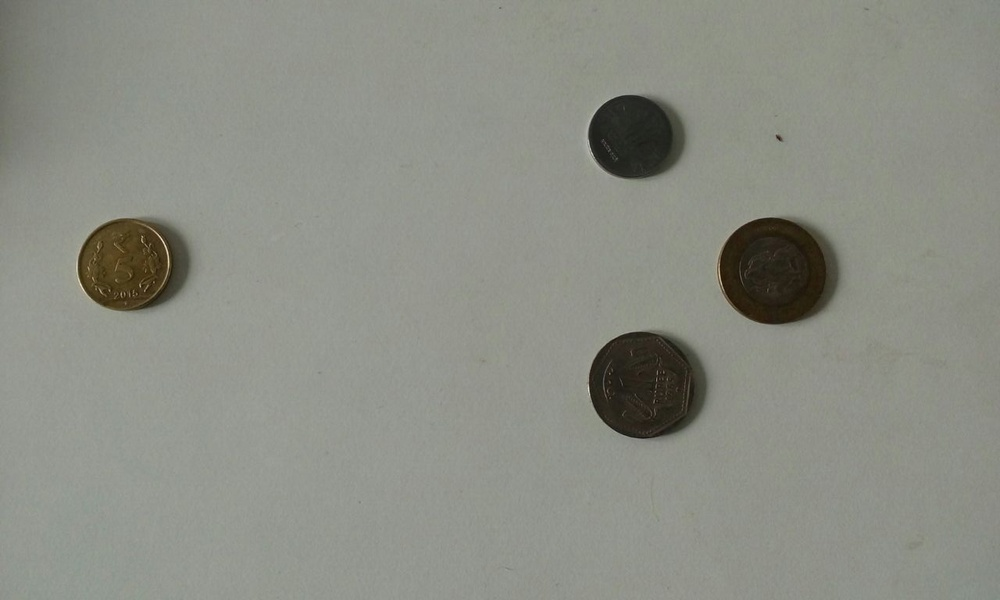
#> input picture size_1.jpeg, 1000 x 600 px, shrunk from 1280 x 768 before the run
$ jupyter execute size_object.ipynb   (shell and % lines are left out)   (older library calls are emulated)
#> lines starting #> are read from the running program, lines starting #| are printed output that depends on the picture; after the words box and inside, x2 and y2 are one past the last pixel; in counts of white or black regions, pixels touching at a corner belong together
[cell 1]
from __future__ import print_function
from imutils import perspective
from scipy.spatial import distance as dist
import numpy as np
import cv2
import argparse
import imutils
import matplotlib.pyplot as plt
from imutils import contours

[cell 2]
def order_points(pts):
	# sort the points based on their x-coordinates
	xSorted = pts[np.argsort(pts[:, 0]), :]

	# grab the left-most and right-most points from the sorted
	# x-roodinate points
	leftMost = xSorted[:2, :]
	rightMost = xSorted[2:, :]

	# now, sort the left-most coordinates according to their
	# y-coordinates so we can grab the top-left and bottom-left
	# points, respectively
	leftMost = leftMost[np.argsort(leftMost[:, 1]), :]
	(tl, bl) = leftMost

	# now that we have the top-left coordinate, use it as an
	# anchor to calculate the Euclidean distance between the
	# top-left and right-most points; by the Pythagorean
	# theorem, the point with the largest distance will be
	# our bottom-right point
	D = dist.cdist(tl[np.newaxis], rightMost, "euclidean")[0]
	(br, tr) = rightMost[np.argsort(D)[::-1], :]

	# return the coordinates in top-left, top-right,
	# bottom-right, and bottom-left order
	return np.array([tl, tr, br, bl], dtype="float32")

[cell 3]
img=cv2.imread('size_1.jpeg')
#> img is the input picture: shape (600, 1000, 3); mean B, G, R 132.7, 141.5, 139.5
gray = cv2.cvtColor(img,cv2.COLOR_BGR2GRAY)
gray = cv2.GaussianBlur(gray, (7, 7), 0)
cv2.imshow('img',img)

[cell 4]
edged = cv2.Canny(img, 0, 100)
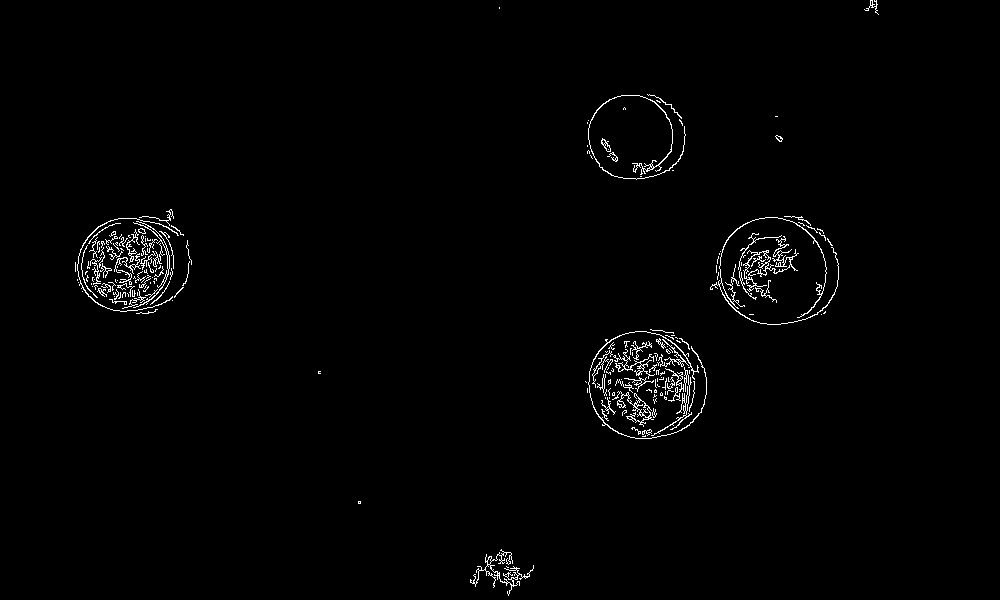
#> edged: shape (600, 1000); 1.3% white in thin lines or dots, all inside (x1, y1, x2, y2) = (75, 0, 879, 596)
edged = cv2.dilate(edged, None, iterations=1)
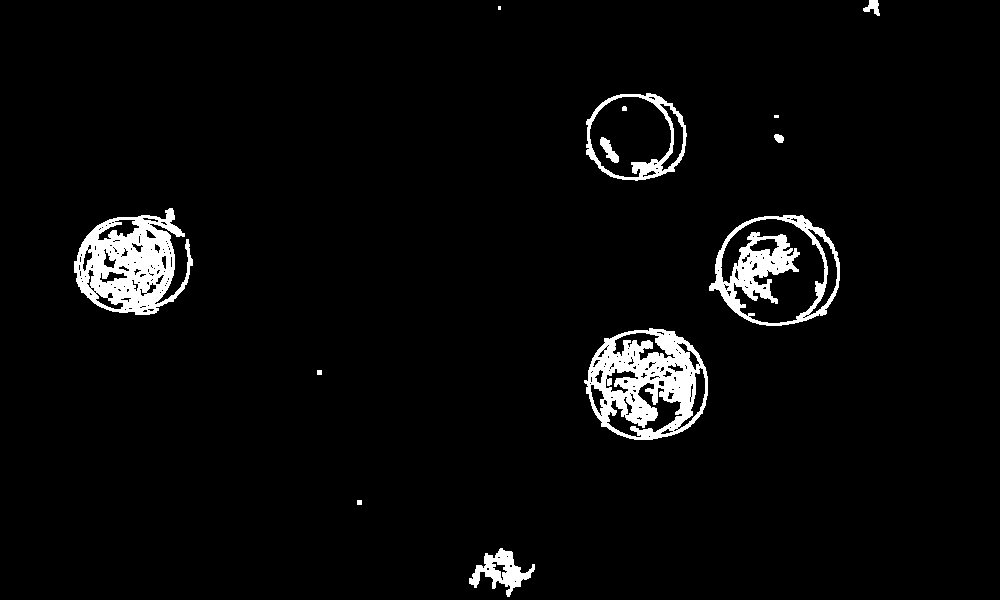
#> edged: shape (600, 1000); 3.8% white; 13 white regions (2 under 20 px), largest, box (x1, y1, x2, y2) and area: (584, 328, 708, 440) 7498, (74, 208, 193, 315) 7078, (709, 215, 840, 326) 4838
edged = cv2.erode(edged, None, iterations=1)
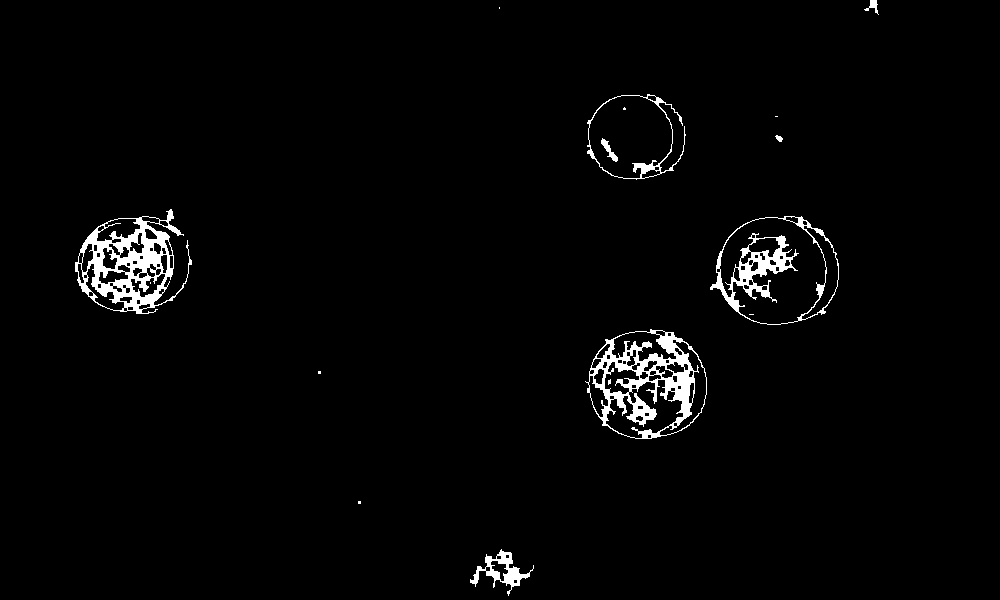
#> edged: shape (600, 1000); 2.2% white; 16 white regions (8 under 20 px)
plt.imshow(edged)

[cell 5]
# find contours in the edge map
cnts = cv2.findContours(edged.copy(), cv2.RETR_EXTERNAL,cv2.CHAIN_APPROX_SIMPLE)
#> cnts = 11 contours, 4 with area under 20; largest, box (x1, y1, x2, y2) and area: (710, 216, 839, 325) 10532, (585, 329, 707, 439) 10232, (75, 209, 192, 314) 7374, (587, 94, 686, 180) 5789, (470, 549, 534, 596) 894, (864, 0, 879, 15) 59, (775, 135, 783, 142) 24
cnts = cnts[0] if imutils.is_cv2() else cnts[1]

# sort the contours from left-to-right and initialize the
# 'pixels per metric' calibration variable
(cnts, _) = contours.sort_contours(cnts)
pixelsPerMetric = None

[cell 6]
plt.imshow(edged)

[cell 7]
def midpoint(ptA, ptB):
    return ((ptA[0] + ptB[0]) * 0.5, (ptA[1] + ptB[1]) * 0.5)
# loop over the contours individually
for c in cnts:
    # if the contour is not sufficiently large, ignore it
    if cv2.contourArea(c) < 100:
        continue

    # compute the rotated bounding box of the contour
    orig = img.copy()
    box = cv2.minAreaRect(c)
    box = cv2.boxPoints(box)
    box = np.array(box, dtype="int")

    box = perspective.order_points(box)
    cv2.drawContours(orig, [box.astype("int")], -1, (0, 255, 0), 2)

    (tl, tr, br, bl) = box
    (tltrX, tltrY) = midpoint(tl, tr)
    (blbrX, blbrY) = midpoint(bl, br)

    # compute the midpoint between the top-left and top-right points,
    # followed by the midpoint between the top-righ and bottom-right
    (tlblX, tlblY) = midpoint(tl, bl)
    (trbrX, trbrY) = midpoint(tr, br)

    # draw the midpoints on the image
    cv2.circle(orig, (int(tltrX), int(tltrY)), 5, (255, 0, 0), -1)
    cv2.circle(orig, (int(blbrX), int(blbrY)), 5, (255, 0, 0), -1)
    cv2.circle(orig, (int(tlblX), int(tlblY)), 5, (255, 0, 0), -1)
    cv2.circle(orig, (int(trbrX), int(trbrY)), 5, (255, 0, 0), -1)

    # draw lines between the midpoints
    cv2.line(orig, (int(tltrX), int(tltrY)), (int(blbrX), int(blbrY)),(255, 0, 255), 2)
    cv2.line(orig, (int(tlblX), int(tlblY)), (int(trbrX), int(trbrY)),(255, 0, 255), 2)

    dA = dist.euclidean((tltrX, tltrY), (blbrX, blbrY))
    dB = dist.euclidean((tlblX, tlblY), (trbrX, trbrY))

    # if the pixels per metric has not been initialized, then
    # compute it as the ratio of pixels to supplied metric
    # (in this case, inches)
    if pixelsPerMetric is None:
        pixelsPerMetric = dB /0.90

    # compute the size of the object
    dimA = dA / pixelsPerMetric
    dimB = dB / pixelsPerMetric

    # draw the object sizes on the image
    cv2.putText(orig, "{:.1f}in".format(dimA),(int(tltrX - 15), int(tltrY - 10)), cv2.FONT_HERSHEY_SIMPLEX,0.65, (255, 255, 255), 2)
    cv2.putText(orig, "{:.1f}in".format(dimB),(int(trbrX + 10), int(trbrY)), cv2.FONT_HERSHEY_SIMPLEX,0.65, (255, 255, 255), 2)

    # show the output image
    cv2.imshow("Image", orig)
    cv2.waitKey(0)
#> this loop made 11 passes
#> (tl, tr, br, bl, tltrX, tltrY, blbrX, blbrY) on pass 1: ([67, 226], [181, 206], [198, 304], [84, 324], 124, 216, 141, 314)
#> c on passes 2, 3, 5, 10: [[318, 371], [318, 373], [320, 373], [320, 371]], [[358, 501], [358, 503], [360, 503], [360, 501]], [[499, 7], [499, 8]], [[775, 116], [777, 116]]
#> pass 1, `cv2.imshow("Image", orig)`:
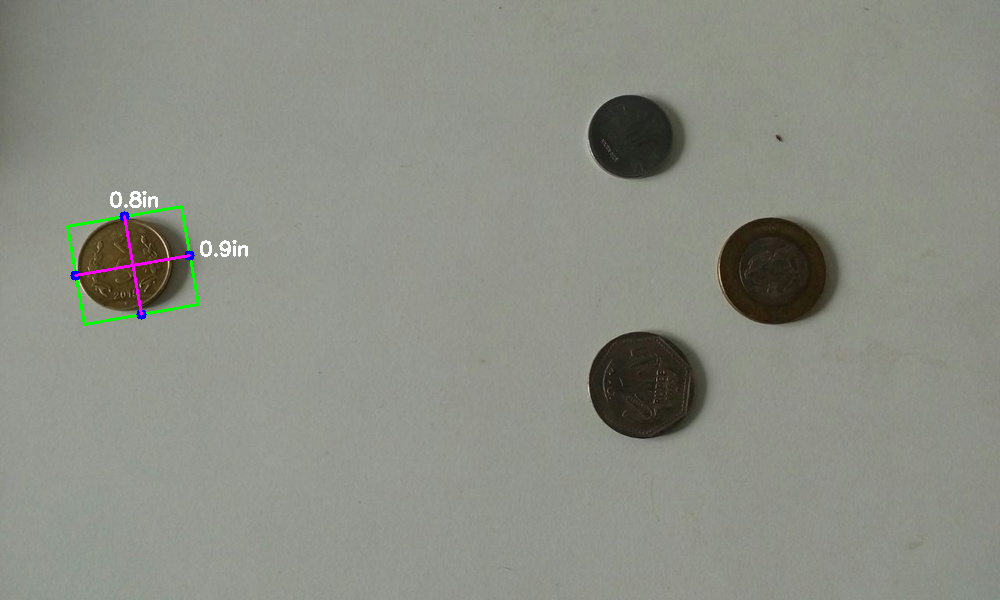
#> window 'Image': shape (600, 1000, 3); mean B, G, R 132.9, 141.7, 139.5
#> after the loop, pixelsPerMetric = 128.6
# cv2.waitKey(30)
# cv2.destroyAllWindows()
